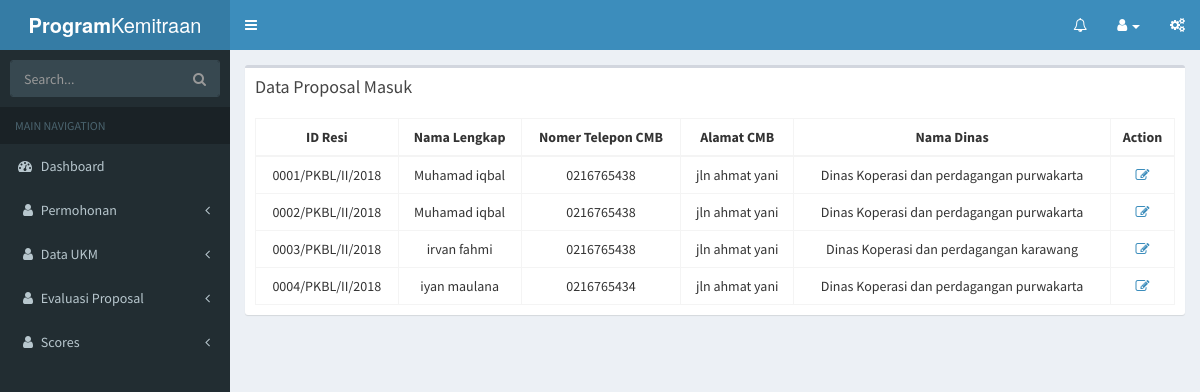
Screenshot of /index.php/biodata/proposal with the database file from the repository.
### tables this page shows
CREATE TABLE `proposal_masuk` (
  `idproposal` int(17) NOT NULL,
  `resi_p` varchar(17) DEFAULT NULL,
  `idakun` int(30) NOT NULL,
  `tglmasuk` date DEFAULT NULL,
  `nik` int(25) DEFAULT NULL,
  `nama` varchar(225) NOT NULL,
  `tlhp` varchar(50) DEFAULT NULL,
  `nlpcmb` varchar(50) DEFAULT NULL,
  `alamatcmb` text,
  `nama_dinas` varchar(225) DEFAULT NULL,
  `tlphp` varchar(50) DEFAULT NULL,
  `almatdinas` text,
  `nosurat_pemohon` varchar(225) DEFAULT NULL,
  `perihal` varchar(225) DEFAULT NULL
);

### application/controllers/biodata.php (called while the page is built, shortened)
<?php
class Biodata extends CI_Controller
{
    public function __construct()
    {
        $this->load->model('m_data');
        $this->load->model('m_akun');
        $this->load->model('m_select');
        $this->load->model('m_masukproposal');
        $this->load->helper('url');
    }
    function proposal()
    {
        $data['query'] = $this->m_masukproposal->data_proposal()->result();
        $this->load->view('dataproposalmasuk_e',$data);
    }
}

### index.php (called while the page is built, shortened)
<?php
require_once BASEPATH.'core/CodeIgniter.php';

### application/models/m_masukproposal.php (called while the page is built, shortened)
<?php
class M_masukproposal extends CI_Model{
    function data_proposal(){
        $query=$this->db->query("select * from login2 l join proposal_masuk p
          on (l.idakun=p.idakun) where jenis_akses='sekertariat' ");
        return $query;
    }
}
?>

### application/views/dataproposalmasuk_e.php (the view, shortened to what this page needs)
<!DOCTYPE html>
<html>
<head>
  <link rel="stylesheet" href="<?php echo base_url(); ?>asset/bootstrap/css/bootstrap.min.css">
  <link rel="stylesheet" href="https://cdnjs.cloudflare.com/ajax/libs/font-awesome/4.5.0/css/font-awesome.min.css">
  <link rel="stylesheet" href="https://cdnjs.cloudflare.com/ajax/libs/ionicons/2.0.1/css/ionicons.min.css">
  <link rel="stylesheet" href="<?php echo base_url(); ?>asset/dist/css/AdminLTE.min.css">
  <link rel="stylesheet" href="<?php echo base_url(); ?>asset/dist/css/skins/_all-skins.min.css">
</head>
<body class="hold-transition skin-blue sidebar-mini">
<div class="wrapper">
  <header class="main-header">
    <a href="index2.html" class="logo">
      <span class="logo-lg"><b>Program</b>Kemitraan</span>
    </a>
    <nav class="navbar navbar-static-top">
      <a href="#" class="sidebar-toggle" data-toggle="offcanvas" role="button">
      </a>
      <div class="navbar-custom-menu">
        <ul class="nav navbar-nav">
          <li class="dropdown notifications-menu">
            <a href="#" class="dropdown-toggle" data-toggle="dropdown">
              <i class="fa fa-bell-o"></i>
            </a>
          </li>
          <li class="dropdown">
                    <a href="#" class="dropdown-toggle" data-toggle="dropdown"><i class="fa fa-user"></i> <?php echo $this->session->userdata('username'); ?>  <b class="caret"></b></a>
                </li>
          <li>
            <a href="#" data-toggle="control-sidebar"><i class="fa fa-gears"></i></a>
          </li>
        </ul>
      </div>
    </nav>
  </header>
  <aside class="main-sidebar">
  <section class="sidebar">
      <form action="#" method="get" class="sidebar-form">
        <div class="input-group">
          <input type="text" name="q" class="form-control" placeholder="Search...">
              <span class="input-group-btn">
                <button type="submit" name="search" id="search-btn" class="btn btn-flat"><i class="fa fa-search"></i>
                </button>
              </span>
        </div>
      </form>
      <ul class="sidebar-menu">
        <li class="header">MAIN NAVIGATION</li>
        <li class="treeview">
          <a href="<?php echo base_url()."index.php/dashboard/evaluator"; ?>">
            <i class=" fa fa-dashboard "></i> <span>Dashboard</span>
          </a>
        </li>
        <li class="treeview">
          <a href="#">
            <i class="fa fa-fw fa-user"></i> <span>Permohonan</span>
            <span class="pull-right-container">
              <i class="fa fa-angle-left pull-right"></i>
            </span>
          </a>
        </li>
             <li class="treeview">
          <a href="#">
            <i class="fa fa-fw fa-user"></i> <span>Data UKM</span>
            <span class="pull-right-container">
              <i class="fa fa-angle-left pull-right"></i>
            </span>
          </a>
        </li>
        <li class="treeview">
          <a href="#">
            <i class="fa fa-fw fa-user"></i> <span>Evaluasi Proposal</span>
            <span class="pull-right-container">
              <i class="fa fa-angle-left pull-right"></i>
            </span>
          </a>
        </li>
        <li class="treeview">
          <a href="#">
            <i class="fa fa-fw fa-user"></i> <span>Scores</span>
            <span class="pull-right-container">
              <i class="fa fa-angle-left pull-right"></i>
            </span>
          </a>
        </li>
      </ul>
    </section>
  </aside>
  <div class="content-wrapper">
    <section class="content">
      <div class="row">
        <div class="col-xs-12">
          <div class="box">
            <div class="box-header">
              <h3 class="box-title">Data Proposal Masuk</h3>
            </div>
            <div class="box-body">
                  <table id="example2" class="table table-bordered table-hover">
                    <thead>
                      <tr>
                        <th><center>ID Resi</center></th>
                        <th><center>Nama Lengkap</center></th>
                        <th><center>Nomer Telepon CMB</center></th>
                        <th><center>Alamat CMB</center></th>
                        <th><center>Nama Dinas</center></th>
                        <th style='text-align:center;'>Action</center></th>
                      </tr>
                    </thead>
                    <tbody>
                  <?php
            foreach ($query as $data) {
                ?>
                      <tr>
                      <td><center><?php echo $data->resi_p ?></td>
                      <td><center><?php echo $data->nama ?></td>
                      <td><center><?php echo $data->nlpcmb ?></td>
                      <td><center><?php echo $data->alamatcmb ?></td>
                      <td><center><?php echo $data->nama_dinas ?></td>
                      <td> <center>
                <?php echo anchor('biodata/index/'.$data->idproposal,'<i class="fa fa-edit" aria-hidden="false"></i>'); ?>
                                          </center> </td>
                      </tr>
             <?php }?>
            </tbody>
                  </table>
                </div>
              </div>
            </div>
          </div>
        </section>
      </div>
</body>
</html>

### rows the page displays
proposal_masuk: resi_p "0001/PKBL/II/2018", nama "Muhamad iqbal", nlpcmb "0216765438", alamatcmb "jln ahmat yani", nama_dinas "Dinas Koperasi dan perdagangan purwakarta"
proposal_masuk: resi_p "0002/PKBL/II/2018", nama "Muhamad iqbal", nlpcmb "0216765438", alamatcmb "jln ahmat yani", nama_dinas "Dinas Koperasi dan perdagangan purwakarta"
proposal_masuk: resi_p "0003/PKBL/II/2018", nama "irvan fahmi", nlpcmb "0216765438", alamatcmb "jln ahmat yani", nama_dinas "Dinas Koperasi dan perdagangan karawang"
proposal_masuk: resi_p "0004/PKBL/II/2018", nama "iyan maulana", nlpcmb "0216765434", alamatcmb "jln ahmat yani", nama_dinas "Dinas Koperasi dan perdagangan purwakarta"
